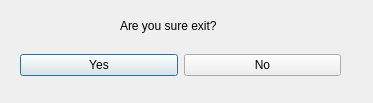
<?xml version="1.0" encoding="UTF-8"?>
<ui version="4.0">
 <class>Exit</class>
 <widget class="QDialog" name="Exit">
  <property name="geometry">
   <rect>
    <x>0</x>
    <y>0</y>
    <width>373</width>
    <height>103</height>
   </rect>
  </property>
  <property name="windowTitle">
   <string>Dialog</string>
  </property>
  <widget class="QLabel" name="label">
   <property name="geometry">
    <rect>
     <x>120</x>
     <y>10</y>
     <width>161</width>
     <height>31</height>
    </rect>
   </property>
   <property name="text">
    <string>Are you sure exit?</string>
   </property>
  </widget>
  <widget class="QWidget" name="horizontalLayoutWidget">
   <property name="geometry">
    <rect>
     <x>20</x>
     <y>40</y>
     <width>321</width>
     <height>51</height>
    </rect>
   </property>
   <layout class="QHBoxLayout" name="horizontalLayout">
    <property name="rightMargin">
     <number>0</number>
    </property>
    <item>
     <widget class="QPushButton" name="pushButton_3">
      <property name="text">
       <string>Yes</string>
      </property>
     </widget>
    </item>
    <item>
     <widget class="QPushButton" name="pushButton_2">
      <property name="text">
       <string>No</string>
      </property>
     </widget>
    </item>
   </layout>
  </widget>
 </widget>
 <resources/>
 <connections/>
</ui>
